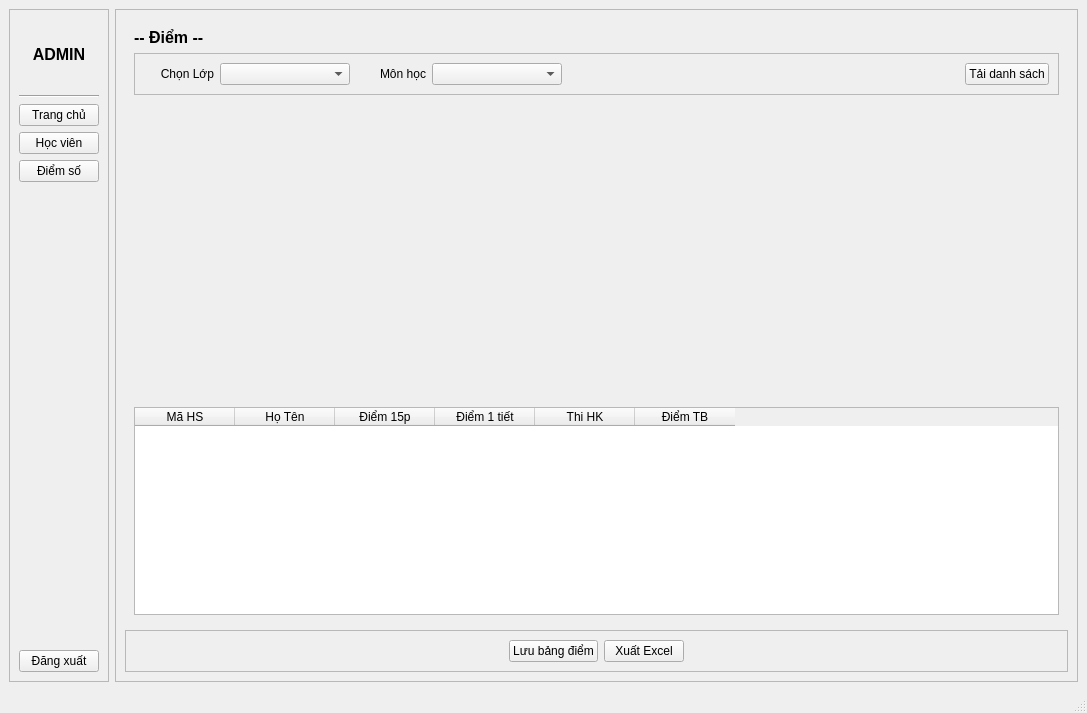
<?xml version="1.0" encoding="UTF-8"?>
<ui version="4.0">
 <class>MainWindow</class>
 <widget class="QMainWindow" name="MainWindow">
  <property name="geometry">
   <rect>
    <x>0</x>
    <y>0</y>
    <width>1087</width>
    <height>713</height>
   </rect>
  </property>
  <property name="windowTitle">
   <string>MainWindow</string>
  </property>
  <widget class="QWidget" name="centralwidget">
   <layout class="QHBoxLayout" name="horizontalLayout">
    <item>
     <widget class="QFrame" name="menuFrame">
      <property name="maximumSize">
       <size>
        <width>220</width>
        <height>16777215</height>
       </size>
      </property>
      <property name="frameShape">
       <enum>QFrame::StyledPanel</enum>
      </property>
      <property name="frameShadow">
       <enum>QFrame::Raised</enum>
      </property>
      <layout class="QVBoxLayout" name="verticalLayout">
       <item>
        <widget class="QLabel" name="label_3">
         <property name="minimumSize">
          <size>
           <width>0</width>
           <height>70</height>
          </size>
         </property>
         <property name="font">
          <font>
           <pointsize>12</pointsize>
           <weight>75</weight>
           <bold>true</bold>
          </font>
         </property>
         <property name="text">
          <string>ADMIN</string>
         </property>
         <property name="alignment">
          <set>Qt::AlignCenter</set>
         </property>
        </widget>
       </item>
       <item>
        <widget class="Line" name="line">
         <property name="orientation">
          <enum>Qt::Horizontal</enum>
         </property>
        </widget>
       </item>
       <item>
        <widget class="QPushButton" name="btnHome">
         <property name="text">
          <string>Trang chủ</string>
         </property>
        </widget>
       </item>
       <item>
        <widget class="QPushButton" name="btnStudent">
         <property name="text">
          <string>Học viên</string>
         </property>
        </widget>
       </item>
       <item>
        <widget class="QPushButton" name="btnScore">
         <property name="text">
          <string>Điểm số</string>
         </property>
        </widget>
       </item>
       <item>
        <spacer name="verticalSpacer">
         <property name="orientation">
          <enum>Qt::Vertical</enum>
         </property>
         <property name="sizeHint" stdset="0">
          <size>
           <width>20</width>
           <height>40</height>
          </size>
         </property>
        </spacer>
       </item>
       <item>
        <widget class="QPushButton" name="btnLogout">
         <property name="text">
          <string>Đăng xuất</string>
         </property>
        </widget>
       </item>
      </layout>
     </widget>
    </item>
    <item>
     <widget class="QFrame" name="contentFrame">
      <property name="frameShape">
       <enum>QFrame::StyledPanel</enum>
      </property>
      <property name="frameShadow">
       <enum>QFrame::Raised</enum>
      </property>
      <layout class="QVBoxLayout" name="verticalLayout_2">
       <item>
        <widget class="QStackedWidget" name="mainStack">
         <property name="currentIndex">
          <number>2</number>
         </property>
         <widget class="QWidget" name="pageHome">
          <layout class="QHBoxLayout" name="horizontalLayout_2">
           <item>
            <widget class="QLabel" name="label">
             <property name="font">
              <font>
               <pointsize>30</pointsize>
               <weight>75</weight>
               <bold>true</bold>
              </font>
             </property>
             <property name="text">
              <string>WELCOME ADMIN</string>
             </property>
             <property name="alignment">
              <set>Qt::AlignCenter</set>
             </property>
            </widget>
           </item>
          </layout>
         </widget>
         <widget class="QWidget" name="pageStudents">
          <layout class="QVBoxLayout" name="verticalLayout_3">
           <item>
            <widget class="QLabel" name="label_2">
             <property name="font">
              <font>
               <pointsize>12</pointsize>
               <weight>75</weight>
               <bold>true</bold>
              </font>
             </property>
             <property name="text">
              <string>-- Học Sinh --</string>
             </property>
            </widget>
           </item>
           <item>
            <widget class="QFrame" name="frame">
             <property name="maximumSize">
              <size>
               <width>16777215</width>
               <height>16777215</height>
              </size>
             </property>
             <property name="frameShape">
              <enum>QFrame::StyledPanel</enum>
             </property>
             <property name="frameShadow">
              <enum>QFrame::Raised</enum>
             </property>
             <layout class="QHBoxLayout" name="horizontalLayout_3">
              <item>
               <widget class="QPushButton" name="btnAddStudent">
                <property name="text">
                 <string>Thêm</string>
                </property>
               </widget>
              </item>
              <item>
               <widget class="QPushButton" name="btnEditStudent">
                <property name="text">
                 <string>Sửa</string>
                </property>
               </widget>
              </item>
              <item>
               <widget class="QPushButton" name="btnDeleteStudent">
                <property name="text">
                 <string>Xóa</string>
                </property>
               </widget>
              </item>
              <item>
               <spacer name="horizontalSpacer">
                <property name="orientation">
                 <enum>Qt::Horizontal</enum>
                </property>
                <property name="sizeHint" stdset="0">
                 <size>
                  <width>40</width>
                  <height>20</height>
                 </size>
                </property>
               </spacer>
              </item>
             </layout>
            </widget>
           </item>
           <item>
            <widget class="QTableWidget" name="tableStudent"/>
           </item>
          </layout>
         </widget>
         <widget class="QWidget" name="pageScores">
          <layout class="QVBoxLayout" name="verticalLayout_4">
           <item>
            <widget class="QLabel" name="label_4">
             <property name="font">
              <font>
               <pointsize>12</pointsize>
               <weight>75</weight>
               <bold>true</bold>
              </font>
             </property>
             <property name="text">
              <string>-- Điểm --</string>
             </property>
            </widget>
           </item>
           <item>
            <widget class="QFrame" name="frame_2">
             <property name="frameShape">
              <enum>QFrame::StyledPanel</enum>
             </property>
             <property name="frameShadow">
              <enum>QFrame::Raised</enum>
             </property>
             <layout class="QHBoxLayout" name="horizontalLayout_4">
              <item>
               <widget class="QLabel" name="label_5">
                <property name="minimumSize">
                 <size>
                  <width>70</width>
                  <height>0</height>
                 </size>
                </property>
                <property name="text">
                 <string>Chọn Lớp</string>
                </property>
                <property name="alignment">
                 <set>Qt::AlignRight|Qt::AlignTrailing|Qt::AlignVCenter</set>
                </property>
               </widget>
              </item>
              <item>
               <widget class="QComboBox" name="cboClassSelect">
                <property name="minimumSize">
                 <size>
                  <width>130</width>
                  <height>0</height>
                 </size>
                </property>
               </widget>
              </item>
              <item>
               <widget class="QLabel" name="label_6">
                <property name="minimumSize">
                 <size>
                  <width>70</width>
                  <height>0</height>
                 </size>
                </property>
                <property name="text">
                 <string>Môn học</string>
                </property>
                <property name="alignment">
                 <set>Qt::AlignRight|Qt::AlignTrailing|Qt::AlignVCenter</set>
                </property>
               </widget>
              </item>
              <item>
               <widget class="QComboBox" name="cbSubject">
                <property name="minimumSize">
                 <size>
                  <width>130</width>
                  <height>0</height>
                 </size>
                </property>
               </widget>
              </item>
              <item>
               <spacer name="horizontalSpacer_2">
                <property name="orientation">
                 <enum>Qt::Horizontal</enum>
                </property>
                <property name="sizeHint" stdset="0">
                 <size>
                  <width>40</width>
                  <height>20</height>
                 </size>
                </property>
               </spacer>
              </item>
              <item>
               <widget class="QPushButton" name="btnLoadScores">
                <property name="text">
                 <string>Tải danh sách</string>
                </property>
               </widget>
              </item>
             </layout>
            </widget>
           </item>
           <item>
            <widget class="QWidget" name="widgetChart" native="true">
             <property name="minimumSize">
              <size>
               <width>400</width>
               <height>300</height>
              </size>
             </property>
            </widget>
           </item>
           <item>
            <widget class="QTableWidget" name="tableScores">
             <column>
              <property name="text">
               <string>Mã HS</string>
              </property>
             </column>
             <column>
              <property name="text">
               <string>Họ Tên</string>
              </property>
             </column>
             <column>
              <property name="text">
               <string>Điểm 15p</string>
              </property>
             </column>
             <column>
              <property name="text">
               <string>Điểm 1 tiết</string>
              </property>
             </column>
             <column>
              <property name="text">
               <string>Thi HK</string>
              </property>
             </column>
             <column>
              <property name="text">
               <string>Điểm TB</string>
              </property>
             </column>
            </widget>
           </item>
          </layout>
         </widget>
        </widget>
       </item>
       <item>
        <widget class="QFrame" name="frame_3">
         <property name="frameShape">
          <enum>QFrame::StyledPanel</enum>
         </property>
         <property name="frameShadow">
          <enum>QFrame::Raised</enum>
         </property>
         <layout class="QHBoxLayout" name="horizontalLayout_5">
          <item>
           <spacer name="horizontalSpacer_3">
            <property name="orientation">
             <enum>Qt::Horizontal</enum>
            </property>
            <property name="sizeHint" stdset="0">
             <size>
              <width>40</width>
              <height>20</height>
             </size>
            </property>
           </spacer>
          </item>
          <item>
           <widget class="QPushButton" name="btnSaveScore">
            <property name="text">
             <string>Lưu bảng điểm</string>
            </property>
           </widget>
          </item>
          <item>
           <widget class="QPushButton" name="btnExportExcel">
            <property name="text">
             <string>Xuất Excel</string>
            </property>
           </widget>
          </item>
          <item>
           <spacer name="horizontalSpacer_4">
            <property name="orientation">
             <enum>Qt::Horizontal</enum>
            </property>
            <property name="sizeHint" stdset="0">
             <size>
              <width>40</width>
              <height>20</height>
             </size>
            </property>
           </spacer>
          </item>
         </layout>
        </widget>
       </item>
      </layout>
     </widget>
    </item>
   </layout>
  </widget>
  <widget class="QStatusBar" name="statusbar"/>
 </widget>
 <resources/>
 <connections/>
</ui>
